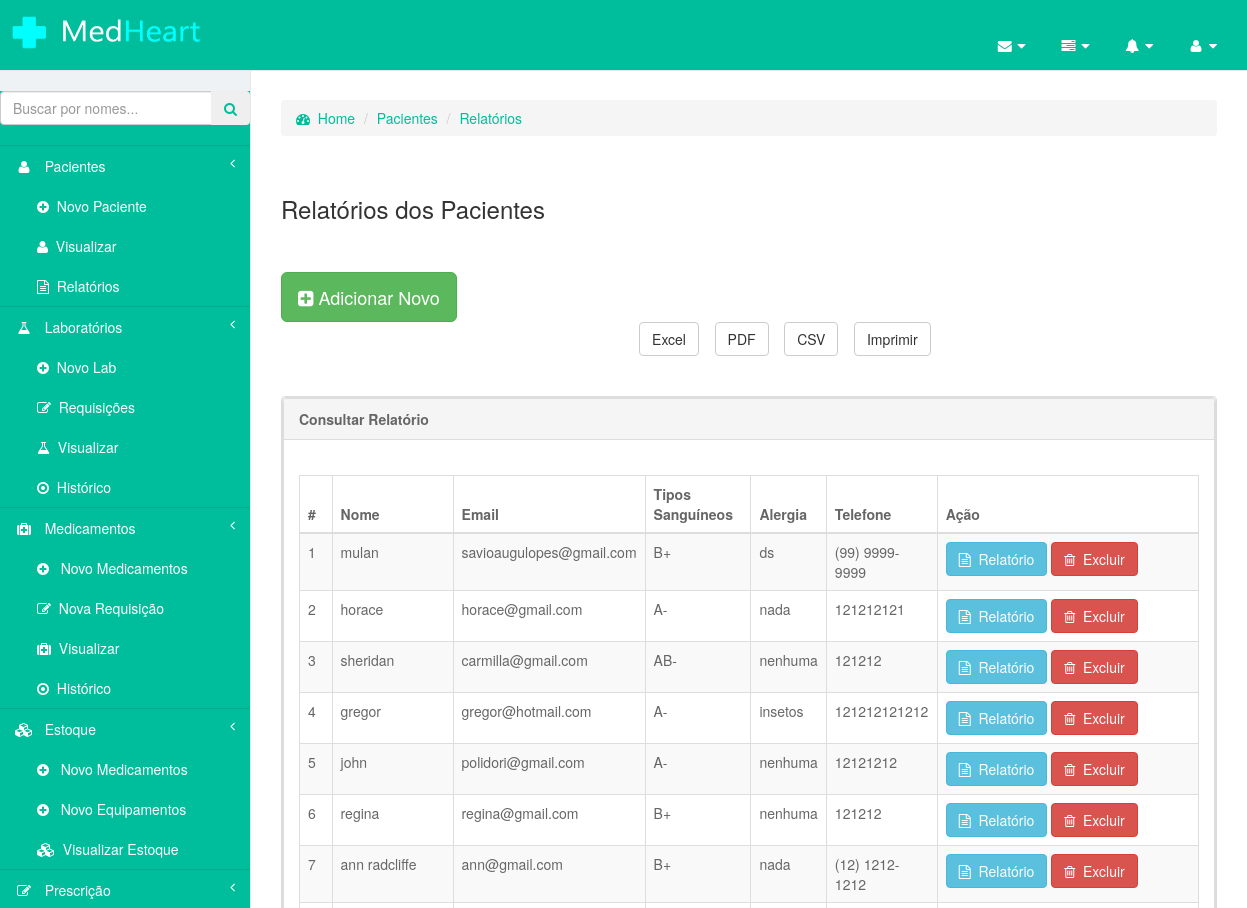
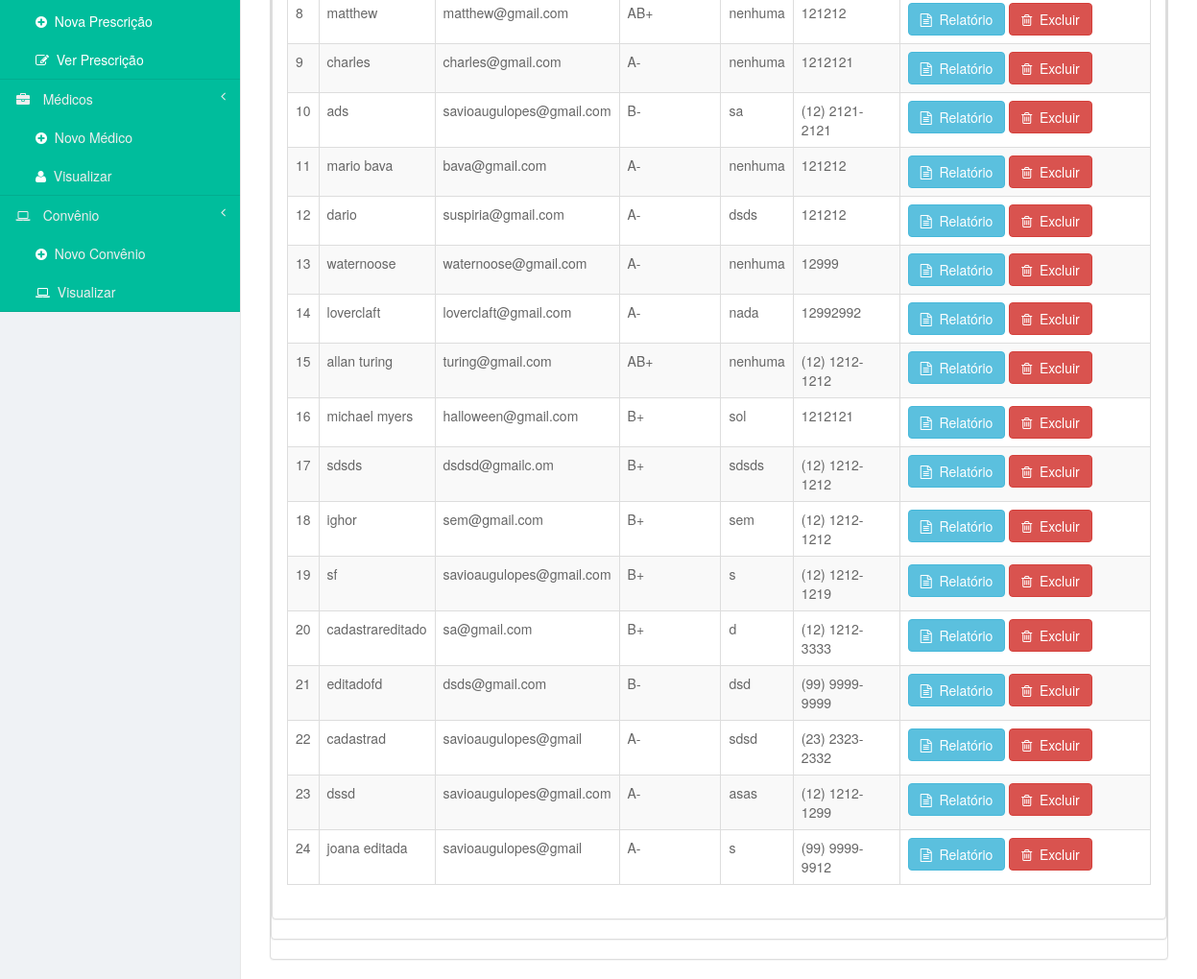
The app's page /pages/documentos.php (signed in) with its own data (2 pictures, top to bottom).
### tables this page shows
CREATE TABLE IF NOT EXISTS `cadpaciente` (
  `id` int(11) NOT NULL AUTO_INCREMENT,
  `primeiro_nome` varchar(255) NOT NULL,
  `nome_meio` varchar(255) NOT NULL,
  `ultimo_nome` varchar(255) NOT NULL,
  `genero` varchar(255) NOT NULL,
  `data_nascimento` date NOT NULL,
  `guardiao` varchar(255) NOT NULL,
  `ocupacao` varchar(255) NOT NULL,
  `status` varchar(255) NOT NULL,
  `tipo_sanguineo` varchar(255) NOT NULL,
  `religiao` varchar(255) NOT NULL,
  `telefone` varchar(255) NOT NULL,
  `email` varchar(255) NOT NULL,
  `alergia` varchar(255) NOT NULL,
  `codigo_convenio` varchar(255) NOT NULL,
  PRIMARY KEY (`id`)
);

### config/DbFunction.php (called while the page is built, shortened)
<?php
class DbFunction
{
	function showPaciente()
	{
		$db = Database::getInstance();
		$sql = $db->getConnection();
		$res = "SELECT * FROM cadpaciente";
		$stmt = $sql->query($res);
		return $stmt;
	}
}

### pages/documentos.php (the view, shortened to what this page needs)
<?php
include('../config/DbFunction.php');
$obj	=	new DbFunction();
$rs		=	$obj->showPaciente();
?>
<!DOCTYPE html>
<html lang="pt-br">
<head>
	<link rel="stylesheet" href="css/style.css">
	<link rel="stylesheet" href="../bower_components/bootstrap/dist/css/bootstrap.min.css">
	<link rel="stylesheet" href="../bower_components/metisMenu/dist/metisMenu.min.css">
	<link rel="stylesheet" href="../bower_components/font-awesome/css/font-awesome.min.css">
	<link rel="stylesheet" href="../dist/css/sb-admin-2.css">
</head>
<body>
	<form method="post"><br><br>
		<div id="wrapper">
			<?php include('leftbar.php'); ?>
			<?php include('../config/header.php'); ?>
			<div id="page-wrapper"><br><br><br>
				<div class="content-wrapper">
					<section class="content-header">
						<ol class="breadcrumb">
							<li>
								<a href="inicio.php">
									<span id="" style="color:#00bd9c;"><i class="fa fa-dashboard"></i></span>
									<span id="" style="color:#00bd9c;">&nbsp;Home</span>
								</a>
							</li>
							<li class="active"><span id="" style="color:#00bd9c;">Pacientes</li></span>
							<li class="active"><span id="" style="color:#00bd9c;">Relatórios</li></span>
						</ol>
					</section>
				</div><br>
				<div class="row">
					<div class="col-lg-12">
						<div class="box box-primary">
							<div class="box-header with-border">
								<h3 class="box-title">
									Relatórios dos Pacientes
								</h3><br>
							</div><br>
							<button type="button" class="btn btn-success btn-lg" data-toggle="modal" data-target="#myModal" style="height: 50px;">
								<i class="fa fa-plus-square"></i>
								Adicionar Novo
							</button><br>
	</form>
	<td>
		<a href="./excel_documento.php">
			<button type="button" class="btn btn-default">
				Excel
			</button>
		</a>
	</td>
	<td>
		<a href="pdf_documento.php">
			<button type="button" class="btn btn-default">
				PDF
			</button>
		</a>
	</td>
	<td>
		<a href="csv_documento.php">
			<button type="button" class="btn btn-default">
				CSV
			</button>
		</a>
	</td>
	<td>
		<button type="button" onclick="window.print();" class="btn btn-default">
			Imprimir
		</button>
	</td><br><br><br>
	<div class="row">
		<div class="col-lg-12">
			<div class="panel panel-default">
				<div class="panel panel-default">
					<div class="panel panel-default">
						<div class="panel-heading">
							<span id="" style="color:#666666;"><strong>Consultar Relatório</strong></span>
						</div>
						<div class="panel-body">
							<div class="dataTable_wrapper">
								<table class="table table-striped table-bordered table-hover" id="dataTables-example">
									<thead>
										<tr>
											<th><span id="" style="color:#666666;"><strong>#</strong></span></th>
											<th><span id="" style="color:#666666;"><strong>Nome</strong></span></th>
											<th><span id="" style="color:#666666;"><strong>Email</strong></span></th>
											<th><span id="" style="color:#666666;"><strong>Tipos Sanguíneos</strong></span></th>&nbsp;&nbsp;&nbsp;&nbsp;&nbsp;&nbsp;&nbsp;&nbsp;
											<th><span id="" style="color:#666666;"><strong>Alergia</strong></span></th>
											<th><span id="" style="color:#666666;"><strong>Telefone</strong></span></th>
											<th><span id="" style="color:#666666;"><strong>Ação</strong></span></th>
										</tr>
									</thead>
									<tbody>
										<?php
										$sn			=	1;
										while ($res	=	$rs->fetch_object()) {
										?>
											<tr class="odd gradeX">
												<td>
													<span id="" style="color:#666666;"><?php echo $sn ?>
												</td>
												<td>
													<span id="" style="color:#666666;"><?php echo htmlentities(strtolower($res->primeiro_nome)); ?>
												</td>
												<td>
													<span id="" style="color:#666666;"><?php echo htmlentities(strtolower($res->email)); ?></span>
												</td>
												<td>
													<span id="" style="color:#666666;"><?php echo htmlentities(strtoupper($res->tipo_sanguineo)); ?></span>
												</td>
												<td>
													<span id="" style="color:#666666;"><?php echo htmlentities(strtolower($res->alergia)); ?></span>
												</td>
												<td>
													<span id="" style="color:#666666;"><?php echo htmlentities(strtoupper($res->telefone)); ?></span>
												</td>
												<td>
													<a href="pdf_documento.php">
														<span class="btn btn-info">
															<i class="fa fa-file-text-o"></i>
															&nbsp;Relatório
														</span>
													</a>
													<a href="ver_paciente.php?del=
																		<?php echo htmlentities($res->id); ?>">
														<button type="button" class="btn btn-danger">
															<i class="fa fa-trash-o"></i>
															&nbsp;Excluir
														</button>
												</td>
											</tr>
										<?php $sn++;
										} ?>
									</tbody>
								</table>
							</div>
						</div>
					</div>
				</div>
			</div>
		</div>
	</div>
</body>
</html>

### records on screen
cadpaciente: primeiro_nome "mulan", email "savioaugulopes@gmail.com", tipo_sanguineo "B+", alergia "ds", telefone "(99) 9999-9999"
cadpaciente: primeiro_nome "horace", email "horace@gmail.com", tipo_sanguineo "A-", alergia "nada", telefone "121212121"
cadpaciente: primeiro_nome "sheridan", email "carmilla@gmail.com", tipo_sanguineo "AB-", alergia "nenhuma", telefone "121212"
cadpaciente: primeiro_nome "gregor", email "gregor@hotmail.com", tipo_sanguineo "A-", alergia "insetos", telefone "121212121212"
cadpaciente: primeiro_nome "john", email "polidori@gmail.com", tipo_sanguineo "A-", alergia "nenhuma", telefone "12121212"
cadpaciente: primeiro_nome "regina", email "regina@gmail.com", tipo_sanguineo "B+", alergia "nenhuma", telefone "121212"
cadpaciente: primeiro_nome "ann radcliffe", email "ann@gmail.com", tipo_sanguineo "B+", alergia "nada", telefone "(12) 1212-1212"
cadpaciente: primeiro_nome "matthew", email "matthew@gmail.com", tipo_sanguineo "AB+", alergia "nenhuma", telefone "121212"
cadpaciente: primeiro_nome "charles", email "charles@gmail.com", tipo_sanguineo "A-", alergia "nenhuma", telefone "1212121"
cadpaciente: primeiro_nome "ads", email "savioaugulopes@gmail.com", tipo_sanguineo "B-", alergia "sa", telefone "(12) 2121-2121"
cadpaciente: primeiro_nome "mario bava", email "bava@gmail.com", tipo_sanguineo "A-", alergia "nenhuma", telefone "121212"
cadpaciente: primeiro_nome "dario", email "suspiria@gmail.com", tipo_sanguineo "A-", alergia "dsds", telefone "121212"
cadpaciente: primeiro_nome "waternoose", email "waternoose@gmail.com", tipo_sanguineo "A-", alergia "nenhuma", telefone "12999"
cadpaciente: primeiro_nome "loverclaft", email "loverclaft@gmail.com", tipo_sanguineo "A-", alergia "nada", telefone "12992992"
cadpaciente: primeiro_nome "allan turing", email "turing@gmail.com", tipo_sanguineo "AB+", alergia "nenhuma", telefone "(12) 1212-1212"
cadpaciente: primeiro_nome "michael myers", email "halloween@gmail.com", tipo_sanguineo "B+", alergia "sol", telefone "1212121"
cadpaciente: primeiro_nome "sdsds", email "dsdsd@gmailc.om", tipo_sanguineo "B+", alergia "sdsds", telefone "(12) 1212-1212"
cadpaciente: primeiro_nome "ighor", email "sem@gmail.com", tipo_sanguineo "B+", alergia "sem", telefone "(12) 1212-1212"
cadpaciente: primeiro_nome "sf", email "savioaugulopes@gmail.com", tipo_sanguineo "B+", alergia "s", telefone "(12) 1212-1219"
cadpaciente: primeiro_nome "cadastrareditado", email "sa@gmail.com", tipo_sanguineo "B+", alergia "d", telefone "(12) 1212-3333"
cadpaciente: primeiro_nome "editadofd", email "dsds@gmail.com", tipo_sanguineo "B-", alergia "dsd", telefone "(99) 9999-9999"
cadpaciente: primeiro_nome "cadastrad", email "savioaugulopes@gmail", tipo_sanguineo "A-", alergia "sdsd", telefone "(23) 2323-2332"
cadpaciente: primeiro_nome "dssd", email "savioaugulopes@gmail.com", tipo_sanguineo "A-", alergia "asas", telefone "(12) 1212-1299"
cadpaciente: primeiro_nome "joana editada", email "savioaugulopes@gmail", tipo_sanguineo "A-", alergia "s", telefone "(99) 9999-9912"
